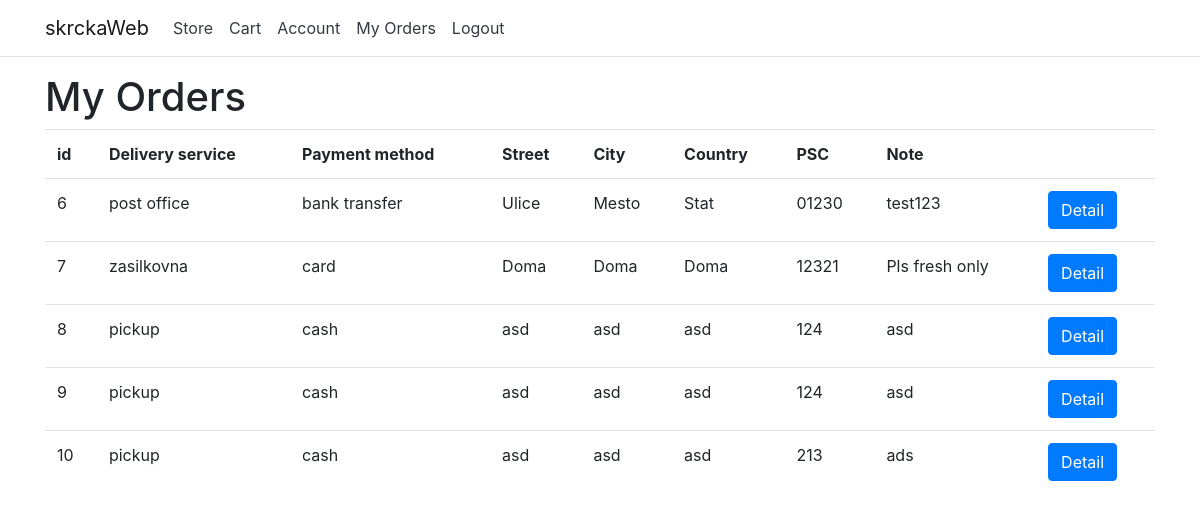
Screenshot of /shop/orders (signed in) with the database file from the repository.
### shop/models.py (models this page shows, shortened)
class Order(models.Model):
    user = models.ForeignKey(get_user_model(), on_delete=models.CASCADE, default=0)
    payment_method = models.ForeignKey(PaymentMethod, on_delete=models.CASCADE, default=0)
    delivery_service = models.ForeignKey(DeliveryService, on_delete=models.CASCADE, default=0)
    street = models.CharField(max_length=255)
    city = models.CharField(max_length=255)
    country = models.CharField(max_length=255)
    psc = models.CharField(max_length=5)
    note = models.CharField(max_length=255)

class DeliveryService(models.Model):
    name = models.CharField(max_length=255)
    price = models.FloatField()

class PaymentMethod(models.Model):
    name = models.CharField(max_length=255)
    desc = models.CharField(max_length=255)

### shop/views.py (the view)
# urls.py: path('orders', views.orders_view, name='orders'),
@login_required
def orders_view(request):
    orders = Order.objects.filter(user_id=request.user.id)
    return render(request, 'orders.html',
                    {'orders': orders})

### shop/templates/orders.html
{% extends 'base.html' %}
{% block content %}
<h1>My Orders</h1>
<table class="table">
    <tr>
        <th>id</th>
        <th>Delivery service</th>
        <th>Payment method</th>
        <th>Street</th>
        <th>City</th>
        <th>Country</th>
        <th>PSC</th>
        <th>Note</th>
        <th></th>
    </tr>
    {% for order in orders %}
    <tr>
        <td>{{ order.id }}</td>
        <td>{{ order.delivery_service.name }}</td>
        <td>{{ order.payment_method.name }}</td>
        <td>{{ order.street }}</td>
        <td>{{ order.city }}</td>
        <td>{{ order.country }}</td>
        <td>{{ order.psc }}</td>
        <td>{{ order.note }}</td>
        <td><a class="btn btn-primary" href="{% url 'order_detail' order.id %}">Detail</a></td>
    </tr>
    {% endfor %}
</table>
{% endblock %}

### rows the page displays
Order: id "6", delivery_service.name "post office", payment_method.name "bank transfer", street "Ulice", city "Mesto", country "Stat", psc "01230", note "test123"
Order: id "7", delivery_service.name "zasilkovna", payment_method.name "card", street "Doma", city "Doma", country "Doma", psc "12321", note "Pls fresh only"
Order: id "8", delivery_service.name "pickup", payment_method.name "cash", street "asd", city "asd", country "asd", psc "124", note "asd"
Order: id "9", delivery_service.name "pickup", payment_method.name "cash", street "asd", city "asd", country "asd", psc "124", note "asd"
Order: id "10", delivery_service.name "pickup", payment_method.name "cash", street "asd", city "asd", country "asd", psc "213", note "ads"
